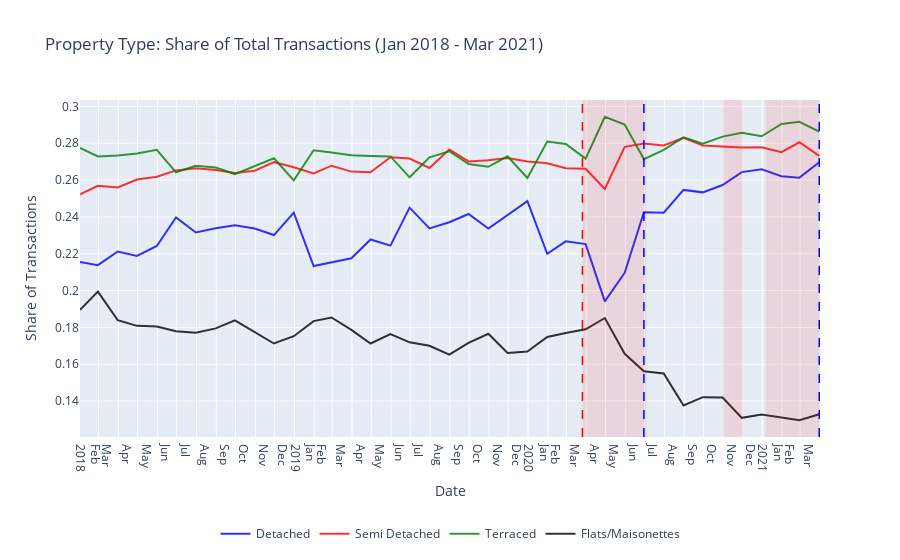

Notebook cell for this chart:
### Markdown cell above
Plotting of Property Types - Share of Transactions

### Code cell
#Creating a new figure
fig = go.Figure()

#Adding line for detached houses
fig.add_trace(go.Scatter(
    x=DetachedShare.index,
    y=DetachedShare['Share'],
    name = "Detached",
    line = dict(color = 'blue'),
    opacity = 0.8))

#Adding line for semi-detached houses
fig.add_trace(go.Scatter(
    x=Semi_detachedShare.index,
    y=Semi_detachedShare['Share'],
    name = "Semi Detached",
    line = dict(color = 'red'),
    opacity = 0.8))

#Adding line for terraced houses
fig.add_trace(go.Scatter(
    x=TerracedShare.index,
    y=TerracedShare['Share'],
    name = "Terraced",
    line = dict(color = 'Green'),
    opacity = 0.8))

#Adding line for flats
fig.add_trace(go.Scatter(
    x=FlatShare.index,
    y=FlatShare['Share'],
    name = "Flats/Maisonettes",
    line = dict(color = 'black'),
    opacity = 0.8))

#Inserting shaded area to denote first lockdown
fig.add_vrect(x0="2020-03-26", x1="2020-07-04",fillcolor="red", opacity=0.1, line_width=0)
#Inserting shaded area to denote second lockdown
fig.add_vrect(x0="2020-10-31", x1="2020-12-02",fillcolor="red", opacity=0.1, line_width=0)
#Inserting shaded area to denote third lockdon
fig.add_vrect(x0="2021-01-06", x1="2021-03-31",fillcolor="red", opacity=0.1, line_width=0)

#Inserting line for First Lockdown
fig.add_vline(x = datetime.strptime('26-03-2020', '%d-%m-%Y'),line_width=1.5, line_dash="dash", line_color="red")
#Inserting line for Stampt duty holiday start
fig.add_vline(x = datetime.strptime('30-06-2020','%d-%m-%Y'),line_width=1.5, line_dash="dash", line_color="blue")
#Inserting line for Stampt duty holiday end
fig.add_vline(x = datetime.strptime('31-03-2021', '%d-%m-%Y'),line_width=1.5, line_dash="dash", line_color="blue")

#Adding figure and axis titles
fig.update_layout(
    title="Property Type: Share of Total Transactions (Jan 2018 - Mar 2021)",
    xaxis_title="Date", yaxis_title="Share of Transactions")

#Updating x-axis ticks to be months
fig.update_xaxes(dtick="M1", tickformat="%b\n%Y", ticklabelmode="period")

#Rearranging legend to bottom of figure
fig.update_layout(legend=dict(
    orientation="h", yanchor="bottom", y=-0.33, xanchor="center", x=0.5))

#Displaying figure
fig.show()

### Figure 1 — Plotly figure (JSON) as saved in the notebook; plotly's stock layout.template omitted (floating-point values rounded to 4 significant figures)
{"data": [{"line": {"color": "blue"}, "name": "Detached", "opacity": 0.8, "type": "scatter", "x": ["2018-01-31T00:00:00", "2018-02-28T00:00:00", "2018-03-31T00:00:00", "2018-04-30T00:00:00", "2018-05-31T00:00:00", "2018-06-30T00:00:00", "2018-07-31T00:00:00", "2018-08-31T00:00:00", "2018-09-30T00:00:00", "2018-10-31T00:00:00", "2018-11-30T00:00:00", "2018-12-31T00:00:00", "2019-01-31T00:00:00", "2019-02-28T00:00:00", "2019-03-31T00:00:00", "2019-04-30T00:00:00", "2019-05-31T00:00:00", "2019-06-30T00:00:00", "2019-07-31T00:00:00", "2019-08-31T00:00:00", "2019-09-30T00:00:00", "2019-10-31T00:00:00", "2019-11-30T00:00:00", "2019-12-31T00:00:00", "2020-01-31T00:00:00", "2020-02-29T00:00:00", "2020-03-31T00:00:00", "2020-04-30T00:00:00", "2020-05-31T00:00:00", "2020-06-30T00:00:00", "2020-07-31T00:00:00", "2020-08-31T00:00:00", "2020-09-30T00:00:00", "2020-10-31T00:00:00", "2020-11-30T00:00:00", "2020-12-31T00:00:00", "2021-01-31T00:00:00", "2021-02-28T00:00:00", "2021-03-31T00:00:00"], "y": [0.2156, 0.2138, 0.2212, 0.2188, 0.2242, 0.2396, 0.2316, 0.2338, 0.2355, 0.2337, 0.2301, 0.2424, 0.2133, 0.2154, 0.2175, 0.2277, 0.2244, 0.245, 0.2338, 0.2371, 0.2416, 0.2337, 0.2409, 0.2486, 0.2199, 0.2267, 0.2252, 0.1941, 0.2097, 0.2425, 0.2423, 0.2547, 0.2533, 0.2573, 0.2643, 0.2658, 0.262, 0.2613, 0.2697]}, {"line": {"color": "red"}, "name": "Semi Detached", "opacity": 0.8, "type": "scatter", "x": ["2018-01-31T00:00:00", "2018-02-28T00:00:00", "2018-03-31T00:00:00", "2018-04-30T00:00:00", "2018-05-31T00:00:00", "2018-06-30T00:00:00", "2018-07-31T00:00:00", "2018-08-31T00:00:00", "2018-09-30T00:00:00", "2018-10-31T00:00:00", "2018-11-30T00:00:00", "2018-12-31T00:00:00", "2019-01-31T00:00:00", "2019-02-28T00:00:00", "2019-03-31T00:00:00", "2019-04-30T00:00:00", "2019-05-31T00:00:00", "2019-06-30T00:00:00", "2019-07-31T00:00:00", "2019-08-31T00:00:00", "2019-09-30T00:00:00", "2019-10-31T00:00:00", "2019-11-30T00:00:00", "2019-12-31T00:00:00", "2020-01-31T00:00:00", "2020-02-29T00:00:00", "2020-03-31T00:00:00", "2020-04-30T00:00:00", "2020-05-31T00:00:00", "2020-06-30T00:00:00", "2020-07-31T00:00:00", "2020-08-31T00:00:00", "2020-09-30T00:00:00", "2020-10-31T00:00:00", "2020-11-30T00:00:00", "2020-12-31T00:00:00", "2021-01-31T00:00:00", "2021-02-28T00:00:00", "2021-03-31T00:00:00"], "y": [0.2523, 0.2569, 0.256, 0.2603, 0.2619, 0.2652, 0.2665, 0.2655, 0.2638, 0.2651, 0.2698, 0.267, 0.2636, 0.2678, 0.2646, 0.2642, 0.2724, 0.2717, 0.2666, 0.2766, 0.2701, 0.2707, 0.272, 0.2701, 0.2691, 0.2665, 0.2661, 0.2552, 0.2781, 0.2799, 0.2788, 0.2829, 0.2788, 0.2783, 0.2777, 0.2778, 0.2752, 0.2805, 0.2731]}, {"line": {"color": "Green"}, "name": "Terraced", "opacity": 0.8, "type": "scatter", "x": ["2018-01-31T00:00:00", "2018-02-28T00:00:00", "2018-03-31T00:00:00", "2018-04-30T00:00:00", "2018-05-31T00:00:00", "2018-06-30T00:00:00", "2018-07-31T00:00:00", "2018-08-31T00:00:00", "2018-09-30T00:00:00", "2018-10-31T00:00:00", "2018-11-30T00:00:00", "2018-12-31T00:00:00", "2019-01-31T00:00:00", "2019-02-28T00:00:00", "2019-03-31T00:00:00", "2019-04-30T00:00:00", "2019-05-31T00:00:00", "2019-06-30T00:00:00", "2019-07-31T00:00:00", "2019-08-31T00:00:00", "2019-09-30T00:00:00", "2019-10-31T00:00:00", "2019-11-30T00:00:00", "2019-12-31T00:00:00", "2020-01-31T00:00:00", "2020-02-29T00:00:00", "2020-03-31T00:00:00", "2020-04-30T00:00:00", "2020-05-31T00:00:00", "2020-06-30T00:00:00", "2020-07-31T00:00:00", "2020-08-31T00:00:00", "2020-09-30T00:00:00", "2020-10-31T00:00:00", "2020-11-30T00:00:00", "2020-12-31T00:00:00", "2021-01-31T00:00:00", "2021-02-28T00:00:00", "2021-03-31T00:00:00"], "y": [0.2775, 0.2728, 0.2733, 0.2744, 0.2764, 0.2642, 0.2677, 0.2668, 0.2633, 0.2678, 0.2719, 0.2599, 0.2762, 0.275, 0.2734, 0.2731, 0.2728, 0.2615, 0.2724, 0.2757, 0.2687, 0.2672, 0.2729, 0.2612, 0.281, 0.2796, 0.2717, 0.2943, 0.2902, 0.2714, 0.2764, 0.2832, 0.2798, 0.2836, 0.2857, 0.2838, 0.2905, 0.2916, 0.2863]}, {"line": {"color": "black"}, "name": "Flats/Maisonettes", "opacity": 0.8, "type": "scatter", "x": ["2018-01-31T00:00:00", "2018-02-28T00:00:00", "2018-03-31T00:00:00", "2018-04-30T00:00:00", "2018-05-31T00:00:00", "2018-06-30T00:00:00", "2018-07-31T00:00:00", "2018-08-31T00:00:00", "2018-09-30T00:00:00", "2018-10-31T00:00:00", "2018-11-30T00:00:00", "2018-12-31T00:00:00", "2019-01-31T00:00:00", "2019-02-28T00:00:00", "2019-03-31T00:00:00", "2019-04-30T00:00:00", "2019-05-31T00:00:00", "2019-06-30T00:00:00", "2019-07-31T00:00:00", "2019-08-31T00:00:00", "2019-09-30T00:00:00", "2019-10-31T00:00:00", "2019-11-30T00:00:00", "2019-12-31T00:00:00", "2020-01-31T00:00:00", "2020-02-29T00:00:00", "2020-03-31T00:00:00", "2020-04-30T00:00:00", "2020-05-31T00:00:00", "2020-06-30T00:00:00", "2020-07-31T00:00:00", "2020-08-31T00:00:00", "2020-09-30T00:00:00", "2020-10-31T00:00:00", "2020-11-30T00:00:00", "2020-12-31T00:00:00", "2021-01-31T00:00:00", "2021-02-28T00:00:00", "2021-03-31T00:00:00"], "y": [0.1895, 0.1994, 0.1839, 0.1808, 0.1805, 0.1779, 0.1771, 0.1795, 0.1838, 0.1772, 0.1712, 0.1752, 0.1834, 0.1854, 0.1786, 0.1713, 0.1763, 0.1719, 0.17, 0.1652, 0.1716, 0.1765, 0.1661, 0.1669, 0.1748, 0.177, 0.1789, 0.1851, 0.1657, 0.1562, 0.155, 0.1376, 0.1421, 0.1419, 0.1309, 0.1327, 0.1312, 0.1296, 0.1328]}], "layout": {"legend": {"orientation": "h", "x": 0.5, "xanchor": "center", "y": -0.33, "yanchor": "bottom"}, "shapes": [{"fillcolor": "red", "line": {"width": 0}, "opacity": 0.1, "type": "rect", "x0": "2020-03-26", "x1": "2020-07-04", "xref": "x", "y0": 0, "y1": 1, "yref": "y domain"}, {"fillcolor": "red", "line": {"width": 0}, "opacity": 0.1, "type": "rect", "x0": "2020-10-31", "x1": "2020-12-02", "xref": "x", "y0": 0, "y1": 1, "yref": "y domain"}, {"fillcolor": "red", "line": {"width": 0}, "opacity": 0.1, "type": "rect", "x0": "2021-01-06", "x1": "2021-03-31", "xref": "x", "y0": 0, "y1": 1, "yref": "y domain"}, {"line": {"color": "red", "dash": "dash", "width": 1.5}, "type": "line", "x0": "2020-03-26T00:00:00", "x1": "2020-03-26T00:00:00", "xref": "x", "y0": 0, "y1": 1, "yref": "y domain"}, {"line": {"color": "blue", "dash": "dash", "width": 1.5}, "type": "line", "x0": "2020-06-30T00:00:00", "x1": "2020-06-30T00:00:00", "xref": "x", "y0": 0, "y1": 1, "yref": "y domain"}, {"line": {"color": "blue", "dash": "dash", "width": 1.5}, "type": "line", "x0": "2021-03-31T00:00:00", "x1": "2021-03-31T00:00:00", "xref": "x", "y0": 0, "y1": 1, "yref": "y domain"}], "title": {"text": "Property Type: Share of Total Transactions (Jan 2018 - Mar 2021)"}, "xaxis": {"dtick": "M1", "tickformat": "%b\n%Y", "ticklabelmode": "period", "title": {"text": "Date"}}, "yaxis": {"title": {"text": "Share of Transactions"}}}}
